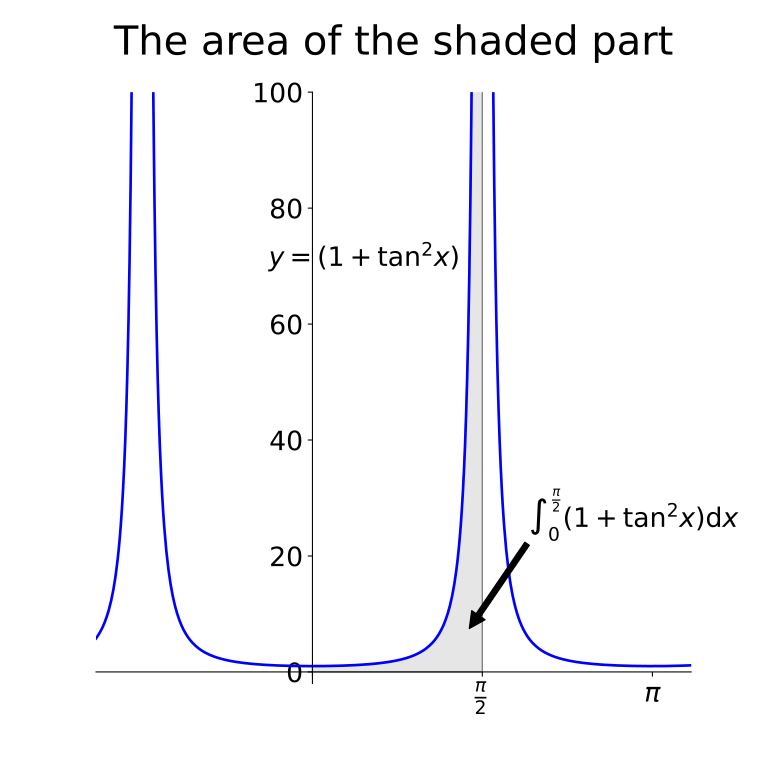

Generate this figure with Python:
import numpy as np
import matplotlib.pyplot as plt
from matplotlib.patches import Polygon

def func(x):
    return 1 + np.tan(x)**2

#y=func(x)を表示
x = np.arange(-2, 3.5, 0.01)
y = func(x)
fig, ax = plt.subplots(figsize=(8,8))
ax.axis([-2, 3.5, -2, 100])
ax.plot(x, y, 'b', linewidth=2)

# Make the shaded region
a, b = 0, (np.pi / 2)-0.001  # integral limits, pi/2だとshadedにならない
ix = np.linspace(a, b)
iy = func(ix)
verts = [(a, 0), *zip(ix, iy), (b, 0)]
poly = Polygon(verts, facecolor='0.9', edgecolor='0.5')
ax.add_patch(poly)

ax.text(0.48, 70, r"$y = (1 + \tan^2 x)$", horizontalalignment='center', fontsize=20)
# ax.text(3, 25, r"$\int_0^{\frac{\pi}{2}} (1 + \tan^2 x) \mathrm{d}x$", horizontalalignment='center', fontsize=20)
arrowtext = r"$\int_0^{\frac{\pi}{2}} (1 + \tan^2 x) \mathrm{d}x$"
ax.annotate(arrowtext, xy=(1.45, 7.5), xytext=(2, 25), arrowprops=dict(facecolor='black'), fontsize=20)

ax.set_xticks((a, b, np.pi))
ax.set_xticklabels(('', r'$\frac{\pi}{2}$', r'$\pi$'))
# ax.set_yticks([-1, 1])
# ax.set_yticklabels(('-1', '1'))
ax.tick_params(labelsize=20)

# 座標軸を原点を通る位置に移動
ax.spines['right'].set_color('none')
ax.spines['top'].set_color('none')
ax.xaxis.set_ticks_position('bottom')
ax.spines['bottom'].set_position(('data',0))
ax.yaxis.set_ticks_position('left')
ax.spines['left'].set_position(('data',0))

plt.title('The area of the shaded part', fontsize=30, y=1.05)
# fig.savefig('inttansq.svg')
plt.show()
